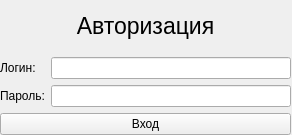
<?xml version="1.0" encoding="UTF-8"?>
<ui version="4.0">
 <class>loginForm</class>
 <widget class="QWidget" name="loginForm">
  <property name="geometry">
   <rect>
    <x>0</x>
    <y>0</y>
    <width>292</width>
    <height>135</height>
   </rect>
  </property>
  <property name="windowTitle">
   <string>Библиотекарь</string>
  </property>
  <widget class="QWidget" name="">
   <property name="geometry">
    <rect>
     <x>0</x>
     <y>0</y>
     <width>291</width>
     <height>135</height>
    </rect>
   </property>
   <layout class="QVBoxLayout" name="verticalLayout">
    <item>
     <widget class="QLabel" name="label_3">
      <property name="font">
       <font>
        <pointsize>17</pointsize>
       </font>
      </property>
      <property name="text">
       <string>Авторизация</string>
      </property>
      <property name="alignment">
       <set>Qt::AlignCenter</set>
      </property>
     </widget>
    </item>
    <item>
     <layout class="QFormLayout" name="formLayout">
      <item row="0" column="0">
       <widget class="QLabel" name="loginLabel">
        <property name="text">
         <string>Логин:</string>
        </property>
       </widget>
      </item>
      <item row="0" column="1">
       <widget class="QLineEdit" name="loginEdit"/>
      </item>
      <item row="1" column="0">
       <widget class="QLabel" name="passwordLabel">
        <property name="text">
         <string>Пароль:</string>
        </property>
       </widget>
      </item>
      <item row="1" column="1">
       <widget class="QLineEdit" name="passwordEdit">
        <property name="echoMode">
         <enum>QLineEdit::Password</enum>
        </property>
       </widget>
      </item>
     </layout>
    </item>
    <item>
     <widget class="QPushButton" name="loginButton">
      <property name="text">
       <string>Вход</string>
      </property>
     </widget>
    </item>
   </layout>
  </widget>
 </widget>
 <resources/>
 <connections/>
</ui>
